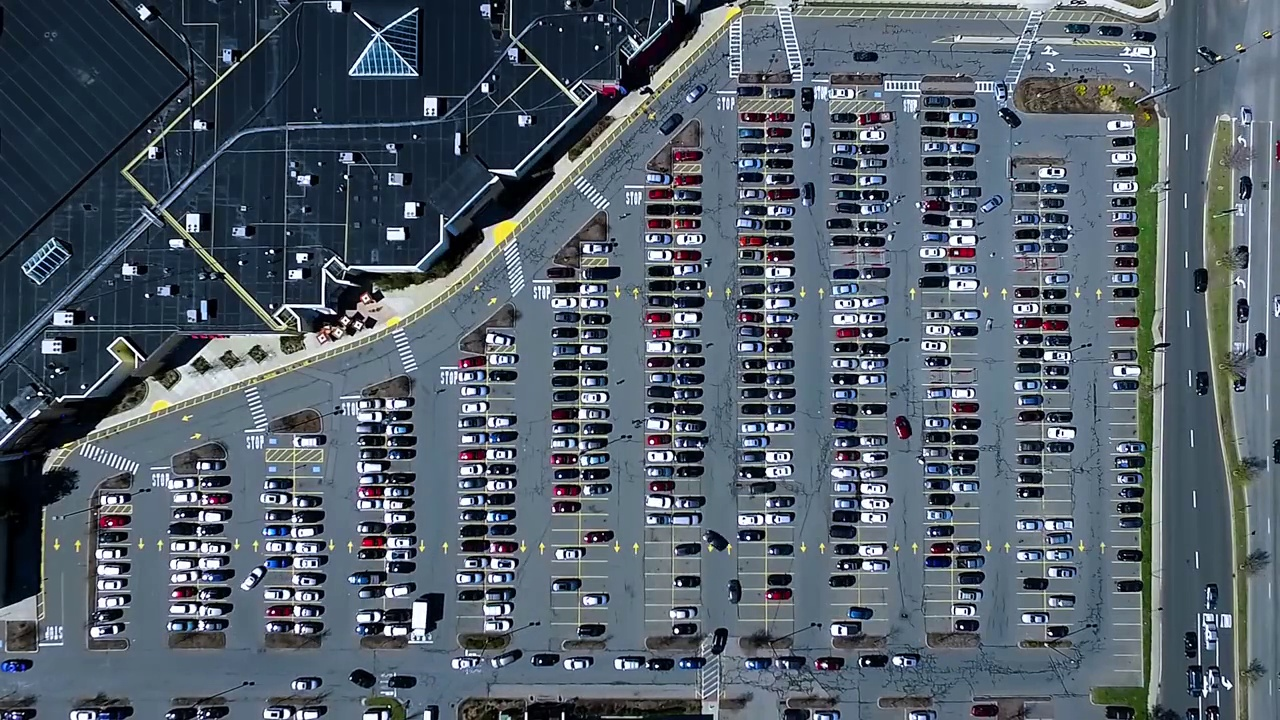
#> input picture data/interim/frames/frame_000060.jpg, 1280 x 720 px; its folder holds only this picture in this run
$ python validate_parking_coordinates.py
#> lines starting #> are read from the running program, lines starting #| are printed output that depends on the picture; after the words box and inside, x2 and y2 are one past the last pixel; in counts of white or black regions, pixels touching at a corner belong together
import json
from pathlib import Path

import cv2


# 保存抽样帧的目录
FRAME_DIR = Path(
    "data/interim/frames"
)

# generate_parking_spots.py生成的车位坐标文件
SPOT_CONFIG_PATH = Path(
    "configs/parking_spots.json"
)

# 坐标验证图片的输出目录
OUTPUT_DIR = Path(
    "results/coordinate_validation"
)


def load_spot_config():
    """
    从JSON文件读取车位坐标和图像尺寸信息。
    """

    if not SPOT_CONFIG_PATH.exists():
        raise FileNotFoundError(
            f"找不到车位坐标文件："
            f"{SPOT_CONFIG_PATH}"
        )

    with SPOT_CONFIG_PATH.open(
        "r",
        encoding="utf-8",
    ) as config_file:
        config = json.load(config_file)

    # 检查JSON中是否包含后续需要的字段
    required_keys = [
        "image_size",
        "spot_count",
        "spots",
    ]

    for key in required_keys:
        if key not in config:
            raise KeyError(
                f"车位配置缺少字段：{key}"
            )

    # 检查记录的数量是否与实际列表长度一致
    if config["spot_count"] != len(
        config["spots"]
    ):
        raise ValueError(
            "JSON中的spot_count与实际车位数量不一致"
        )

    return config


def draw_parking_spots(
    image,
    parking_spots,
    frame_name,
):
    """
    把相同的车位坐标画到一张视频抽样帧上。
    """

    preview = image.copy()

    for spot in parking_spots:
        # bbox按照左、上、右、下的顺序保存
        x1, y1, x2, y2 = spot["bbox"]

        # 使用蓝色细线显示车位范围
        cv2.rectangle(
            preview,
            (x1, y1),
            (x2, y2),
            color=(255, 0, 0),
            thickness=1,
        )

    # 显示当前验证帧的文件名
    cv2.putText(
        preview,
        f"Frame: {frame_name}",
        (30, 40),
        cv2.FONT_HERSHEY_SIMPLEX,
        0.8,
        (0, 255, 0),
        2,
    )

    # 显示车位总数
    cv2.putText(
        preview,
        f"Parking spots: {len(parking_spots)}",
        (30, 75),
        cv2.FONT_HERSHEY_SIMPLEX,
        0.8,
        (0, 255, 0),
        2,
    )

    return preview


def main():
    # 加载已经生成的车位坐标
    config = load_spot_config()
#> (reads configs/parking_spots.json from the repository)

    parking_spots = config["spots"]

    expected_width = config[
        "image_size"
    ]["width"]

    expected_height = config[
        "image_size"
    ]["height"]

    # 查找frames目录中的所有抽样帧
    frame_paths = sorted(
        FRAME_DIR.glob("frame_*.jpg")
    )

    if len(frame_paths) == 0:
        raise FileNotFoundError(
            f"在目录中没有找到抽样帧："
            f"{FRAME_DIR}"
        )

    # 创建验证结果目录
    OUTPUT_DIR.mkdir(
        parents=True,
        exist_ok=True,
    )

    saved_count = 0

    for frame_path in frame_paths:
        # 读取当前抽样帧
        image = cv2.imread(
            str(frame_path)
        )
#> image is the input picture: shape (720, 1280, 3); mean B, G, R 106.1, 94.8, 83.4

        if image is None:
            raise RuntimeError(
                f"无法读取图片：{frame_path}"
            )

        image_height, image_width = (
            image.shape[:2]
        )
#> image_height = 720; image_width = 1280

        # 固定坐标只能直接用于相同分辨率的视频帧
        if (
            image_width != expected_width
            or image_height != expected_height
        ):
            raise ValueError(
                f"{frame_path.name}的分辨率为"
                f"{image_width}x{image_height}，"
                f"期望分辨率为"
                f"{expected_width}x{expected_height}"
            )

        # 将553个车位画到当前帧上
        preview = draw_parking_spots(
            image,
            parking_spots,
            frame_path.name,
        )
#> after the loop in draw_parking_spots, `for spot in parking_spots:`:
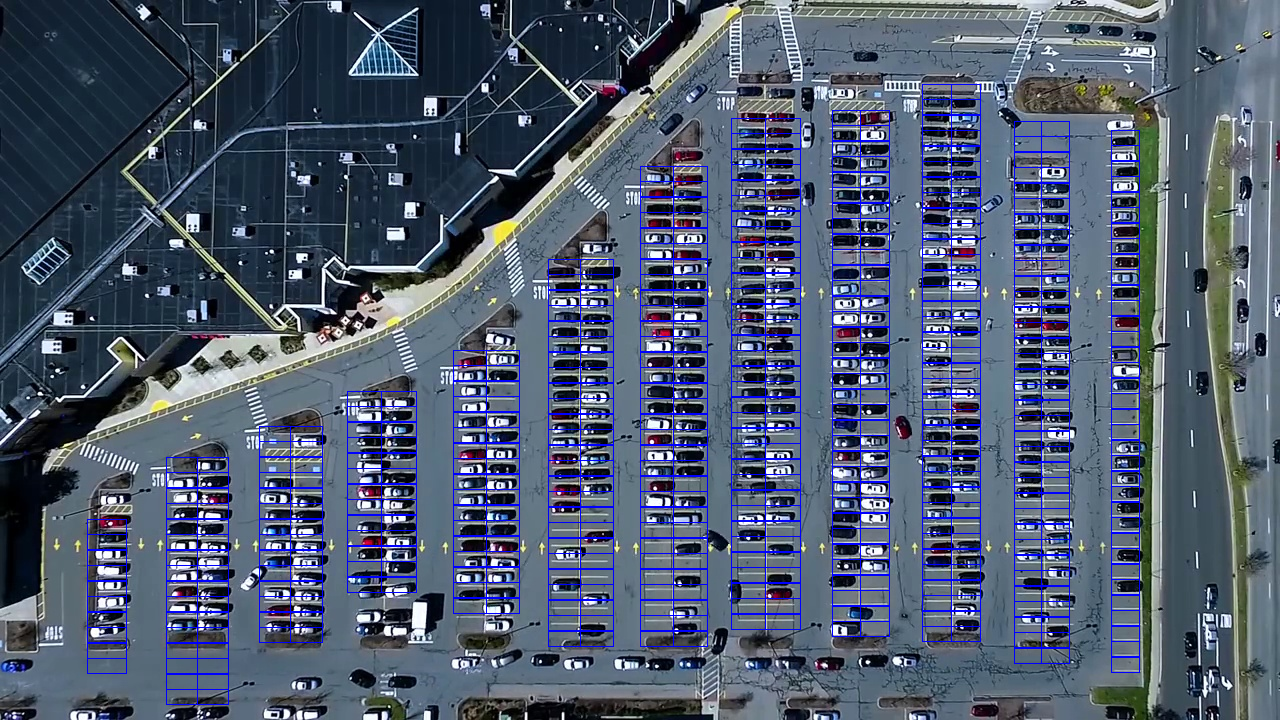
#> preview: shape (720, 1280, 3); 4.16% of pixels changed, all inside (x1, y1, x2, y2) = (87, 84, 1140, 705)
#> in draw_parking_spots, `cv2.putText( preview, f"Parking spots: {len(parking_spots)}", (30, 75)..`:
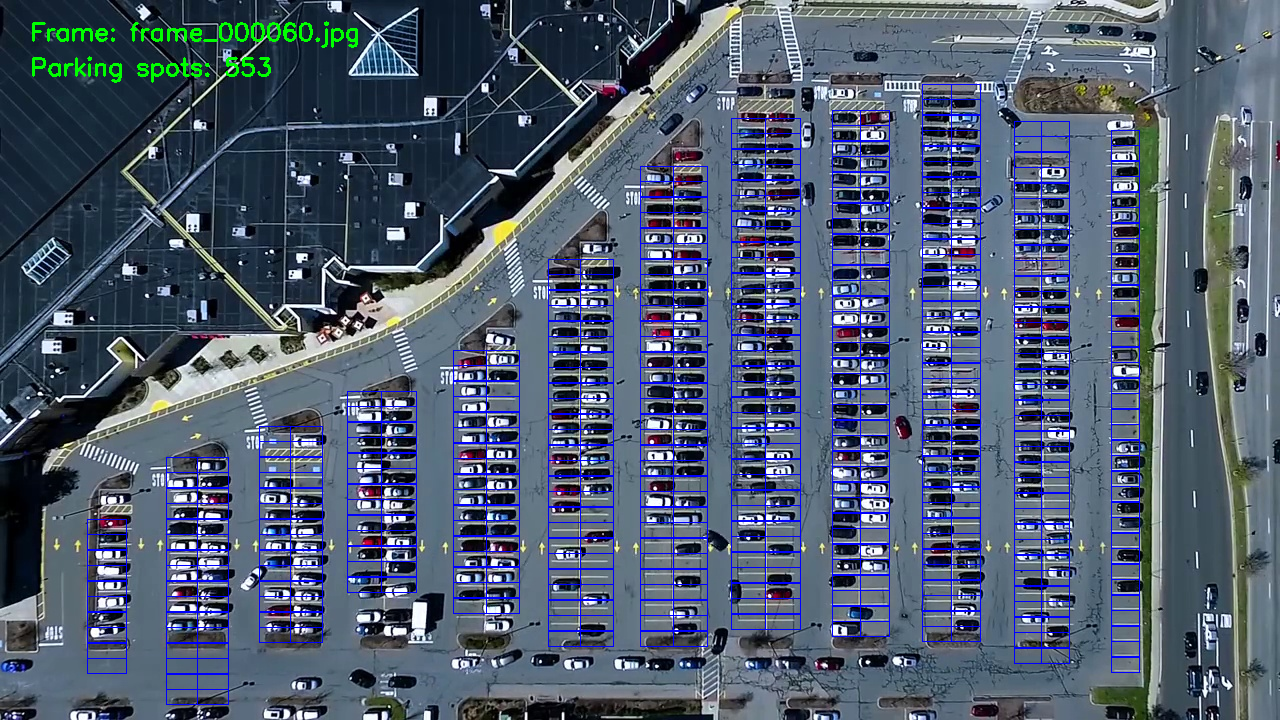
#> preview: shape (720, 1280, 3); mean B, G, R 111.6, 91.3, 79.2

        # 为验证结果增加_spots后缀
        output_path = (
            OUTPUT_DIR
            / f"{frame_path.stem}_spots.jpg"
        )

        saved = cv2.imwrite(
            str(output_path),
            preview,
        )

        if not saved:
            raise RuntimeError(
                f"无法保存验证图片："
                f"{output_path}"
            )

        saved_count += 1

        print(
            f"Validated {frame_path.name}: "
            f"{output_path}"
        )

    print(
        f"Coordinate validation completed: "
        f"{saved_count} frames"
    )
    print(
        f"Parking spots per frame: "
        f"{len(parking_spots)}"
    )
    print(
        f"Results saved in: {OUTPUT_DIR}"
    )


if __name__ == "__main__":
    main()
